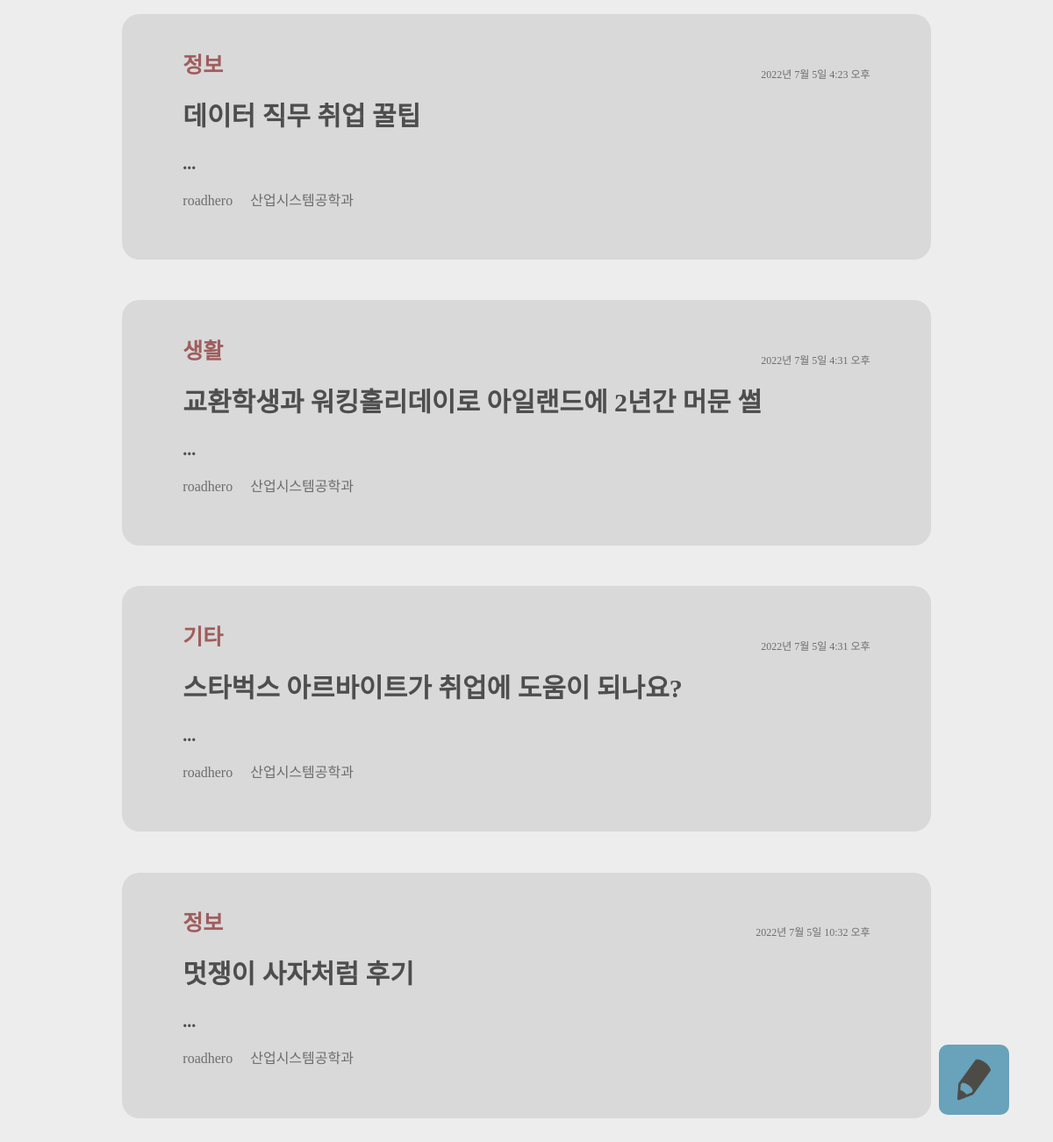
Before: /community/ (lower part) with the older database file.
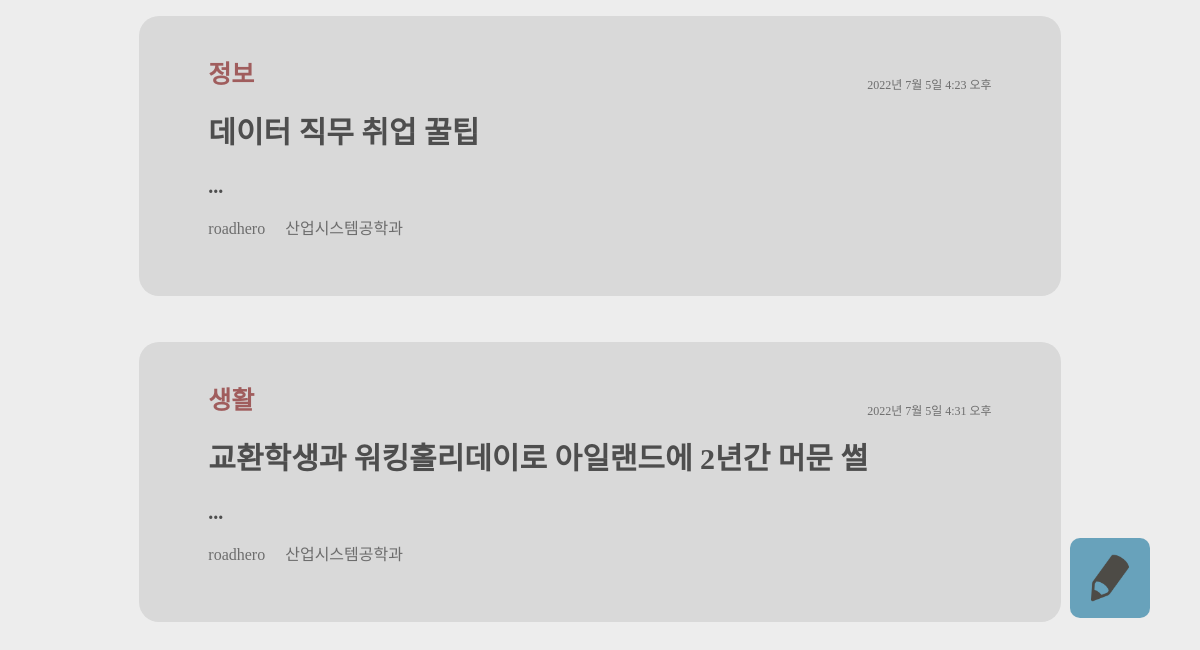
After: the same page with the newer database file.
### main/models.py (models this page shows)
class Community(models.Model):
    id = models.AutoField(primary_key=True)
    title = models.CharField(max_length=100)
    writer = models.ForeignKey(User, on_delete=models.CASCADE)
    pub_date = models.DateTimeField()
    body = models.TextField()
    category = models.CharField(max_length=10, choices=write_choice, default='질문')
    image = models.ImageField(upload_to='community/', blank=True, null=True)

### main/views.py (the view)
# urls.py: path('community/', community, name='community'),
def community(request):
    first_community = Community.objects.first()
    communities = Community.objects.all()
    return render(request, 'main/community.html', {'communities': communities, 'first': first_community})

### main/templates/main/community.html (shortened to what this page needs)
{% extends 'base.html' %}
{% load static %}
{% block content %}
<div id="background">
    <section class="community_posting">
        <div class="community_posting_body">
            {% for community in communities %}
            <a href="{% url 'main:community_detail' community.id %}" class="community_posting_body_post_itme_inner"
                style="text-decoration:none">
                <div class="community_posting_body_post_item">
                    <div class="community_posting_body_post_item_head">
                        <p>{{community.category}}</p>
                        <p>{{community.pub_date}}</p>
                    </div>
                    <div class="community_posting_body_post_item_title">
                        <p>{{community.title}}</p>
                    </div>
                    <div class="community_posting_body_post_item_summary">
                        <p>{{community.summary}}...</p>
                    </div>
                    <div class="community_posting_body_post_item_footer">
                        <p>{{community.writer}}</p>
                        <p>산업시스템공학과</p>
                    </div>
                </div>
            </a>
            {% endfor %}
        </div>
    </section>
    <a href="{% url 'main:community_new' %}">
        <img class="toWrite" src="{% static 'images/toWrite.png' %}" alt="">
    </a>
</div>
{% endblock %}

Changed rows visible on the page:
removed Community: category "기타", pub_date "2022년 7월 5일 4:31 오후", title "스타벅스 아르바이트가 취업에 도움이 되나요?", writer "roadhero"
removed Community: category "정보", pub_date "2022년 7월 5일 10:32 오후", title "멋쟁이 사자처럼 후기", writer "roadhero"
